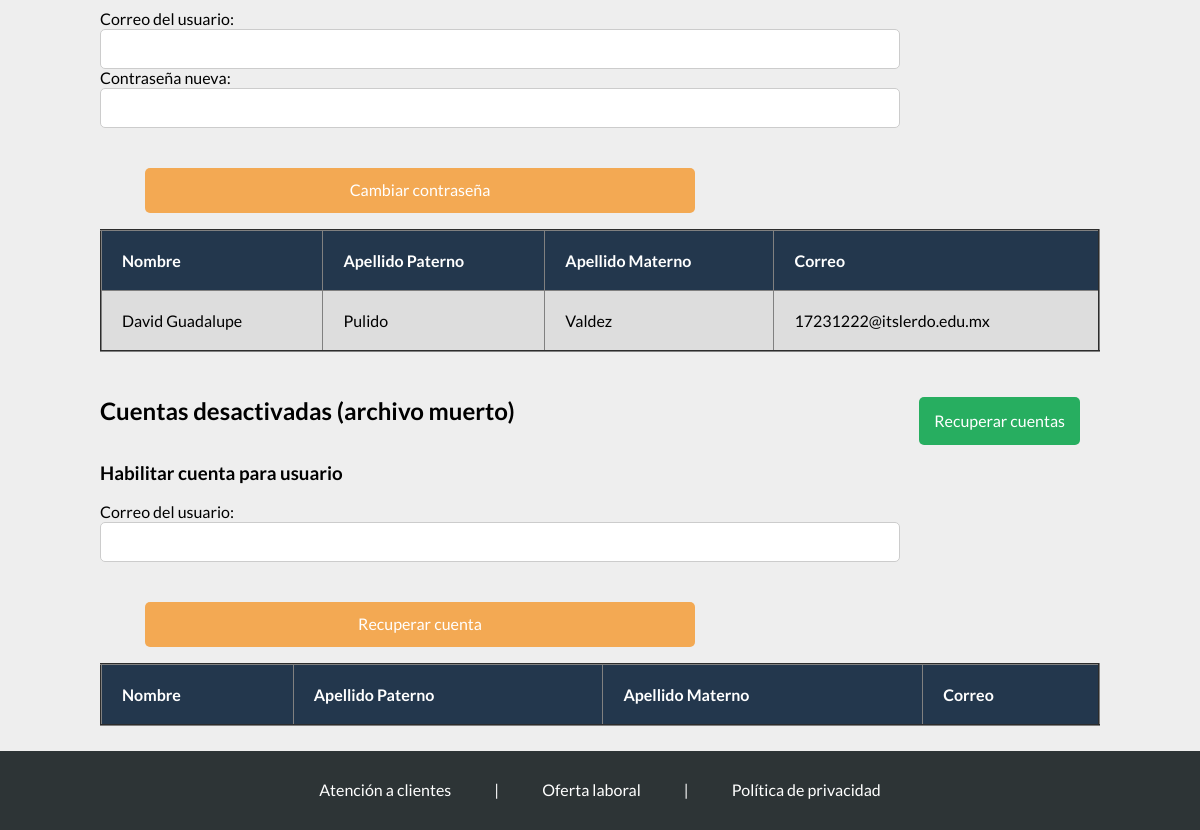
The app's page /admin.php (signed in, lower part), older data.
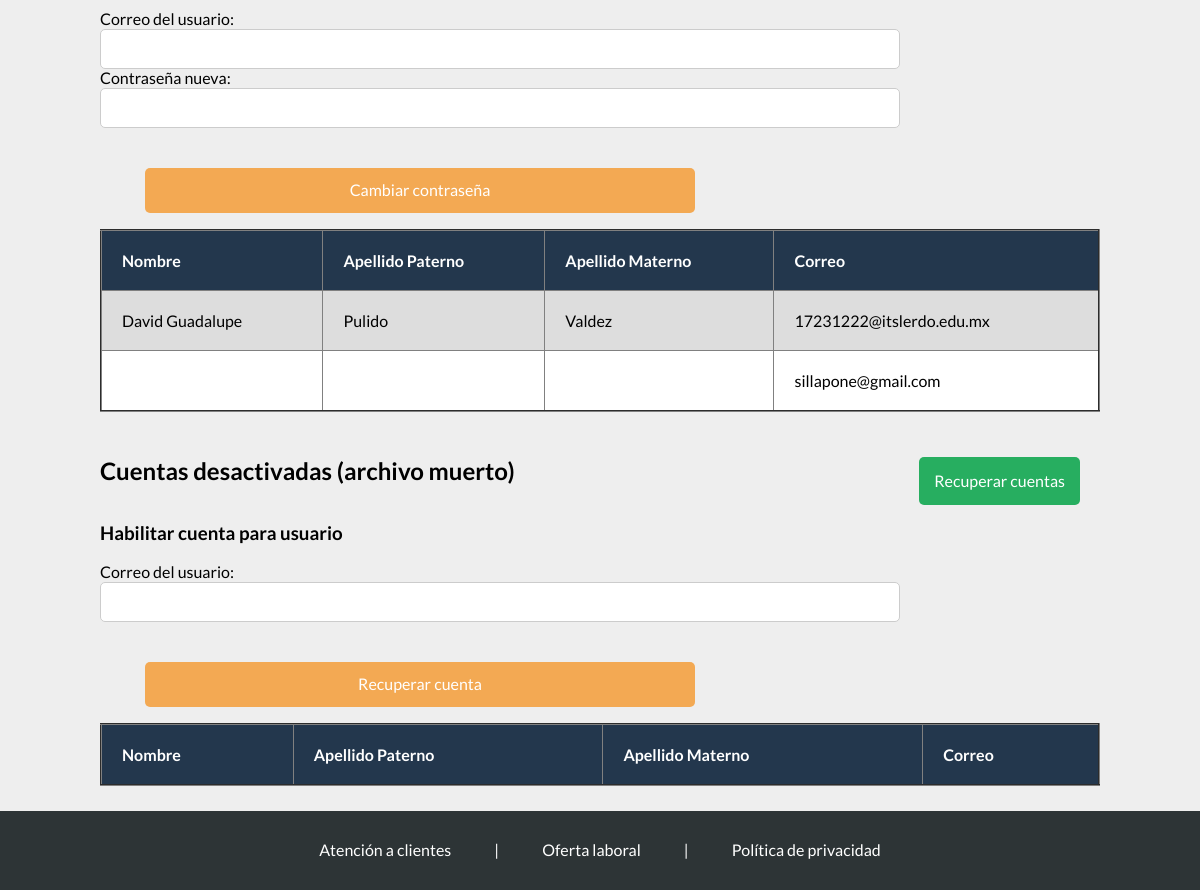
The same page, newer data.
### tables this page shows
CREATE TABLE `usuario` (
  `N_De_Usuario` int(11) NOT NULL,
  `Correo` varchar(70) DEFAULT NULL,
  `Nombres` varchar(50) DEFAULT NULL,
  `A_Paterno` varchar(20) DEFAULT NULL,
  `A_Materno` varchar(20) DEFAULT NULL,
  `Edad` int(11) DEFAULT NULL,
  `Telefono` varchar(16) DEFAULT NULL,
  `Foto` text DEFAULT NULL
);

### views/admin.view.php (the view, shortened to what this page needs)
<!DOCTYPE html>
<html lang="en">
<head>
    <link rel="stylesheet" href="css/normalize.css">
    <link rel="stylesheet" href="css/admin/estilos.css">
</head>
<body>
    <main>
        <div class="usuarios">
            <div id="pass-modal" class="modal">
                <form action="admin.php" method="POST">
                    <label for="n-correo">Correo del usuario:</label>
                    <input type="text" name="n-correo" id="n-correo">
                    <label for="n-pass">Contraseña nueva:</label>
                    <input type="text" name="n-pass" id="n-pass">
                    <input type="submit" value="Cambiar contraseña">
                </form>
            </div>
            <table border="2">
                <tr id="header">
                    <th>Nombre</th>
                    <th>Apellido Paterno</th>
                    <th>Apellido Materno</th>
                    <th>Correo</th>
                </tr>
                <?php
                $sql = "SELECT Nombres, A_Paterno, A_Materno, usuario.Correo, cuenta.Contrasena FROM usuario INNER JOIN cuenta ON cuenta.Correo = usuario.Correo WHERE cuenta.tipo = 2";
                foreach($conexion->query($sql) as $row){
                ?>
                <tr>
                    <td><?php echo $row['Nombres']; ?></td>
                    <td><?php echo $row['A_Paterno']; ?></td>
                    <td><?php echo $row['A_Materno']; ?></td>
                    <td><?php echo $row['Correo']; ?></td>
                </tr>
                <?php
                }
                ?>
            </table>
        </div>
        <div class="muerto">
            <h2>Cuentas desactivadas (archivo muerto)</h2>
            <a href="#muerto-modal" class="add-profesor" rel="modal:open">Recuperar cuentas</a>
            <div id="muerto-modal" class="modal">
                <h3>Habilitar cuenta para usuario</h3>
                <form action="admin.php" method="POST">
                    <label for="m-correo">Correo del usuario:</label>
                    <input type="text" name="m-correo" id="m-correo">
                    <input type="submit" value="Recuperar cuenta">
                </form>
            </div>
            <table border="2">
                <tr id="header">
                    <th>Nombre</th>
                    <th>Apellido Paterno</th>
                    <th>Apellido Materno</th>
                    <th>Correo</th>
                </tr>
            </table>
        </div>
    </main>
    <footer>
        <div class="info">
            <a href="#">Atención a clientes</a>
            <a href="#" class="separador"> | </a>
            <a href="#">Oferta laboral</a>
            <a href="#" class="separador"> | </a>
            <a href="politicas.php">Política de privacidad</a>
        </div>
    </footer>
    <link rel="stylesheet" href="https://cdnjs.cloudflare.com/ajax/libs/jquery-modal/0.9.1/jquery.modal.min.css" />
</body>

Row changes from the older to the newer data that the page shows:
added usuario: Correo "sillapone@gmail.com"
